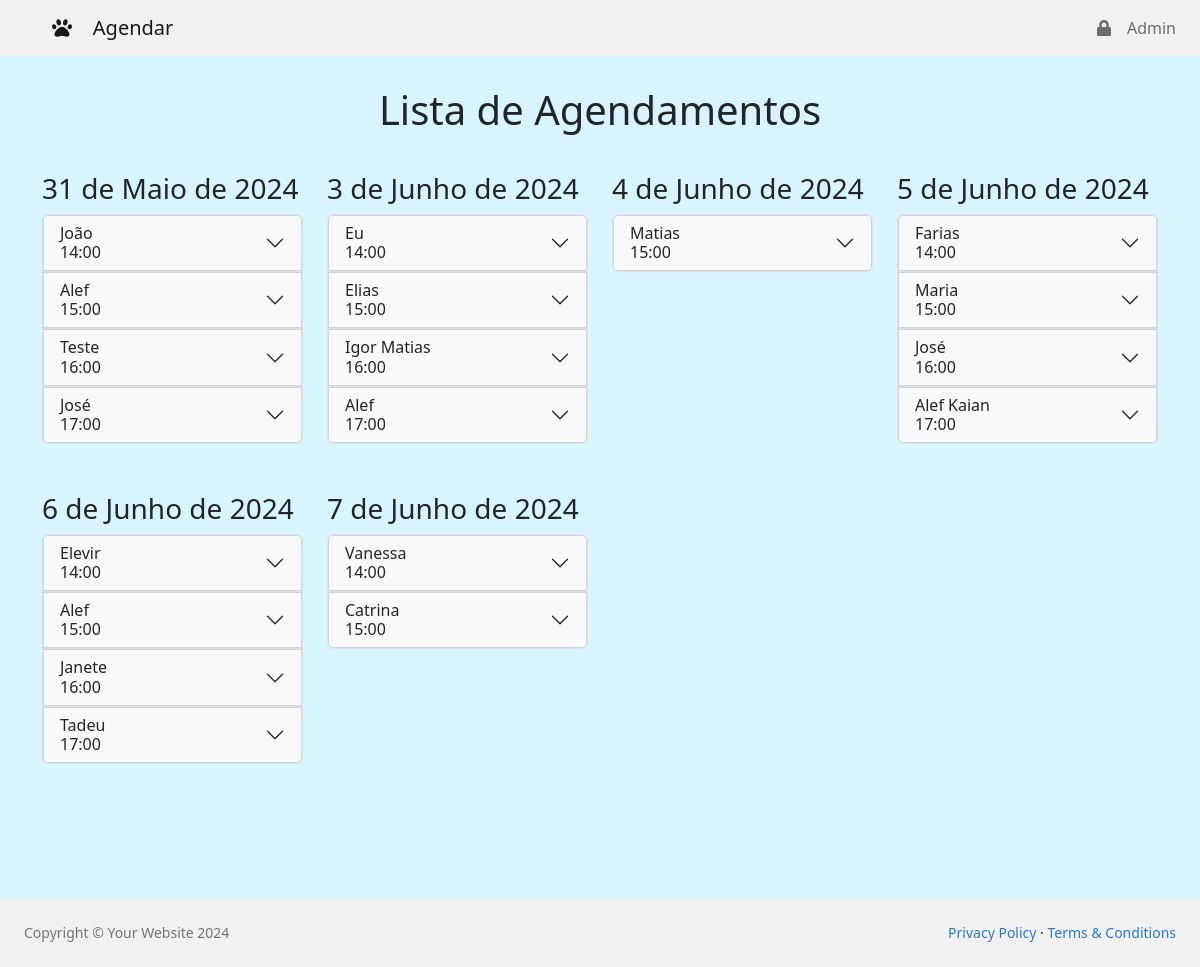
Page /teste/ on the committed database.
### agendamento/models.py (models this page shows, shortened)
class Agendamento(models.Model):
    TIPO_DE_ANIMAL_CHOICES = [
        ("Cachorro", "Cachorro"),
        ("Gato", "Gato"),
        ("Pássaro", "Pássaro"),
        ("Hamster", "Hasmster"),
        ("Coelho", "Coelho"),
        ("Outro", "Outro"),
    ]
    HORARIO_CHOICES = [
        (dt.time(hour=14), "14:00"),
        (dt.time(hour=15), "15:00"),
        (dt.time(hour=16), "16:00"),
        (dt.time(hour=17), "17:00"),
    ]
    nome_do_tutor = models.CharField(max_length=100)
    data_nascimento = models.CharField(max_length=10)
    whatsapp = models.CharField(max_length=15)
    email = models.EmailField()
    nome_do_animal = models.CharField(max_length=100)
    tipo_de_animal = models.CharField(max_length=50, choices=TIPO_DE_ANIMAL_CHOICES)
    idade_do_animal = models.CharField(max_length=50)
    peso_do_animal = models.CharField(max_length=50)
    observacoes = models.TextField(blank=True)
    data = models.DateField()
    horario = models.TimeField(choices=HORARIO_CHOICES)

### agendamento/views.py (the view)
# urls.py: path("teste/", views.teste, name="teste"),
def teste(request):
    agendamento_list = Agendamento.objects.order_by("data", "horario").all()
    context = {
        "agendamento_list": agendamento_list,
    }
    return render(request, "agendamento/teste.html", context)

### agendamento/templates/agendamento/teste.html (shortened to what this page needs)
{% extends 'agendamento/base.html' %}
{% load static %}
{% block extra_css %}<link rel="stylesheet" type="text/css" href="{% static 'css/dashboard_style.css' %}" />{% endblock %}
{% block content %}
<div class="container">
	<div class="row justify-content-center text-center" id="cabecalho">
		<h1>Lista de Agendamentos</h1>
	</div>
	<div class="row">
		{% regroup agendamento_list by data as agendamentos_por_data %}
		{% for data_group in agendamentos_por_data %}
		<div class="col-md-3 mb-5 justify-content-center">
			<h3>{{ data_group.grouper }}</h3>
			<div class="accordion custom-accordion" id="nameList{{ forloop.counter }}">
				{% for agendamento in data_group.list|dictsort:"horario" %}
				<div class="accordion-item">
					<h2 class="accordion-header" id="name{{ forloop.parentloop.counter }}_{{ forloop.counter }}">
						<button
							class="accordion-button collapsed"
							type="button"
							data-bs-toggle="collapse"
							data-bs-target="#details{{ forloop.parentloop.counter }}_{{ forloop.counter }}"
							aria-expanded="false"
							aria-controls="details{{ forloop.parentloop.counter }}_{{ forloop.counter }}">
							{{ agendamento.nome_do_tutor }}<br />
							{{ agendamento.horario }}
						</button>
					</h2>
				</div>
				{% endfor %}
			</div>
		</div>
		{% endfor %}
	</div>
</div>
{% endblock %}

### agendamento/templates/agendamento/base.html (shortened to what this page needs)
<!doctype html>
<html lang="pt-br">
	<head>
		{% load static %}
		<link href="{% static 'css/styles.css' %}" rel="stylesheet" />
		<link href="{% static 'css/base_style.css' %}" rel="stylesheet" />
		{% block extra_css %}
		{% endblock %}
	</head>
	<body class="sb-nav-fixed">
		<nav class="sb-topnav navbar navbar-expand navbar-custom">
			<a class="navbar-brand" href="{% url 'agendar' %}"><i class="fas fa-paw me-3"></i> Agendar</a>
			<ul class="navbar-nav ms-auto">
				<li class="nav-item">
					<a class="nav-link me-3" href="{% url 'login' %}"><i class="fas fa-lock me-3"></i>Admin</a>
				</li>
			</ul>
		</nav>
		<div class="container-fluid px-4" id="bloco_principal">
			{% block content %}
			{% endblock %}
		</div>
		<footer class="py-4 mt-auto navbar-custom">
			<div class="container-fluid px-4">
				<div class="d-flex align-items-center justify-content-between small">
					<div class="text-muted">Copyright &copy; Your Website 2024</div>
					<div>
						<a href="#">Privacy Policy</a>
						&middot;
						<a href="#">Terms &amp; Conditions</a>
					</div>
				</div>
			</div>
		</footer>
	</body>
</html>

### agendamento/static/css/base_style.css (style rules this page uses)
body { display: flex; flex-direction: column; min-height: 100vh; margin: 0; background-color: #d8f4ff; }
#bloco_principal { flex: 1; padding-top: 56px; padding-bottom: 56px; }
a { text-align: center; color: #2b77cf; }
a, a:visited, a:active, a:link { text-decoration: none; }
footer { margin-top: auto; }

### agendamento/static/css/dashboard_style.css (style rules this page uses)
#bloco_principal { margin-top: 30px; }
.row { margin-bottom: 30px; }
.custom-accordion .accordion-button { padding: 0.5rem 1rem; border-radius: 0; background-color: #f8f9fa; color: #212529; border: 1px solid #ced4da; }
.custom-accordion .accordion-item { margin-bottom: 0; }

### rows in the picture
Agendamento: grouper "31 de Maio de 2024", nome_do_tutor "João", horario "14:00"
Agendamento: nome_do_tutor "Alef", horario "15:00"
Agendamento: nome_do_tutor "Teste", horario "16:00"
Agendamento: nome_do_tutor "José", horario "17:00"
Agendamento: grouper "3 de Junho de 2024", nome_do_tutor "Eu", horario "14:00"
Agendamento: nome_do_tutor "Elias", horario "15:00"
Agendamento: nome_do_tutor "Igor Matias", horario "16:00"
Agendamento: nome_do_tutor "Alef", horario "17:00"
Agendamento: grouper "4 de Junho de 2024", nome_do_tutor "Matias", horario "15:00"
Agendamento: grouper "5 de Junho de 2024", nome_do_tutor "Farias", horario "14:00"
Agendamento: nome_do_tutor "Maria", horario "15:00"
Agendamento: nome_do_tutor "José", horario "16:00"
Agendamento: nome_do_tutor "Alef Kaian", horario "17:00"
Agendamento: grouper "6 de Junho de 2024", nome_do_tutor "Elevir", horario "14:00"
Agendamento: nome_do_tutor "Alef", horario "15:00"
Agendamento: nome_do_tutor "Janete", horario "16:00"
Agendamento: nome_do_tutor "Tadeu", horario "17:00"
Agendamento: grouper "7 de Junho de 2024", nome_do_tutor "Vanessa", horario "14:00"
Agendamento: nome_do_tutor "Catrina", horario "15:00"
